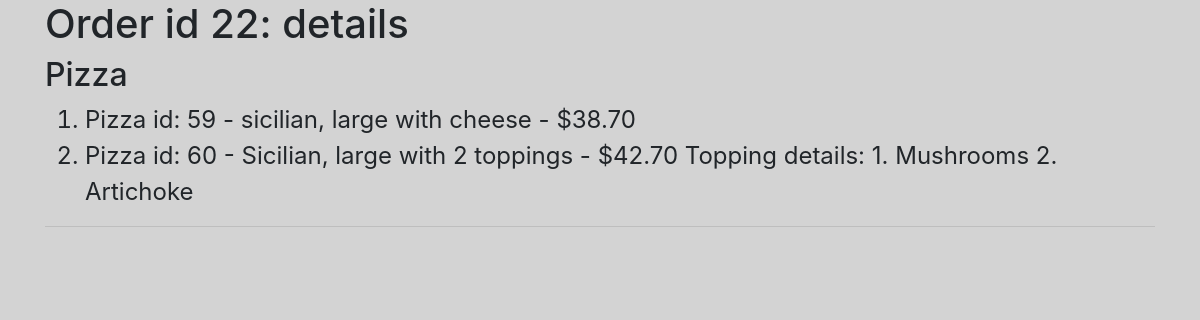
The app's page /order_details/22 with its own data.
### orders/models.py (models this page shows, shortened)
class Order(models.Model):
    username = models.CharField(max_length=64)
    pizza = models.ManyToManyField(Pizza, blank=True, related_name='ordered')
    sub = models.ManyToManyField(Sub, blank=True, related_name='ordered')
    pasta = models.ManyToManyField(Pasta, blank=True, related_name='ordered')
    salad = models.ManyToManyField(Salad, blank=True, related_name='ordered')
    dinnerplatter = models.ManyToManyField(DinnerPlatter, blank=True, related_name='ordered')

class PizzaMenu(models.Model):
    type = models.CharField(max_length=32)
    size = models.CharField(max_length=10)
    topping_option = models.IntegerField() # 0(cheese), 1, 2, 3, 5 toppings
    price = models.FloatField()

class Pizza(PizzaMenu):
    toppings = models.ManyToManyField('Topping', blank=True, related_name="on_pizza")
    def __str__(self):
        topping_option_str = str(self.topping_option) + " toppings"
        if self.topping_option == 0:
            topping_option_str = 'cheese'
            message = f"{self.id} - {self.type}, {self.size} with {topping_option_str} - ${self.price:.2f}"
        else:
            message = f"{self.id} - {self.type.capitalize()}, {self.size} with {topping_option_str} - ${self.price:.2f}\nTopping details:\n"
            for index, topping in enumerate(self.toppings.all()):
                message += str(index+1) + '. ' + topping.name + '\n';
        return message

class PizzaMenu(models.Model):
    type = models.CharField(max_length=32)
    size = models.CharField(max_length=10)
    topping_option = models.IntegerField() # 0(cheese), 1, 2, 3, 5 toppings
    price = models.FloatField()

class Topping(models.Model):
    name = models.CharField(max_length=32)

### orders/views.py (the view)
# urls.py: path("order_details/<int:order_id>", views.order_details, name="order_details")
def order_details(request, order_id):
    try:
        order = Order.objects.get(pk=order_id)
    except Order.DoesNotExist:
        raise Http404("Order does not exist")
    cart_item_count = 0
    try:
        for k in request.session['cart'].keys():
            cart_item_count += len(request.session['cart'][k])
    except KeyError:
        pass
    contect = {
    'order' : order,
    'customer_name' : order.username,
    'pizza' : order.pizza.all(),
    'sub' : order.sub.all(),
    'pasta' : order.pasta.all(),
    'salad' : order.salad.all(),
    'dinnerplatter' : order.dinnerplatter.all(),
    'cart_count' : cart_item_count
    }
    return render(request, 'orders/order_details.html', contect)

### orders/templates/orders/order_details.html (shortened to what this page needs)
{% extends "orders/base.html" %}
{% block body %}
  <h1>Order id {{order.id}}: details</h1>
  {% if pizza %}
    <h2>Pizza</h2>
    <ol>
      {% for row in pizza %}
        <li class="details">Pizza id: {{row}}</li>
      {% endfor %}
    </ol>
    <hr>
  {% endif %}
{% endblock %}

### orders/static/css/style.css (style rules this page uses)
body { background-color: lightgray; }
.details { font-size: 24px; }

### records on screen
Order: id "22"
Pizza: price "59 - sicilian, large with cheese - $38.70"
Pizza: pizzamenu_ptr_id.name "60 - Sicilian, large with 2 toppings - $42.70 Topping details: 1. Mushrooms 2. Artichoke"
